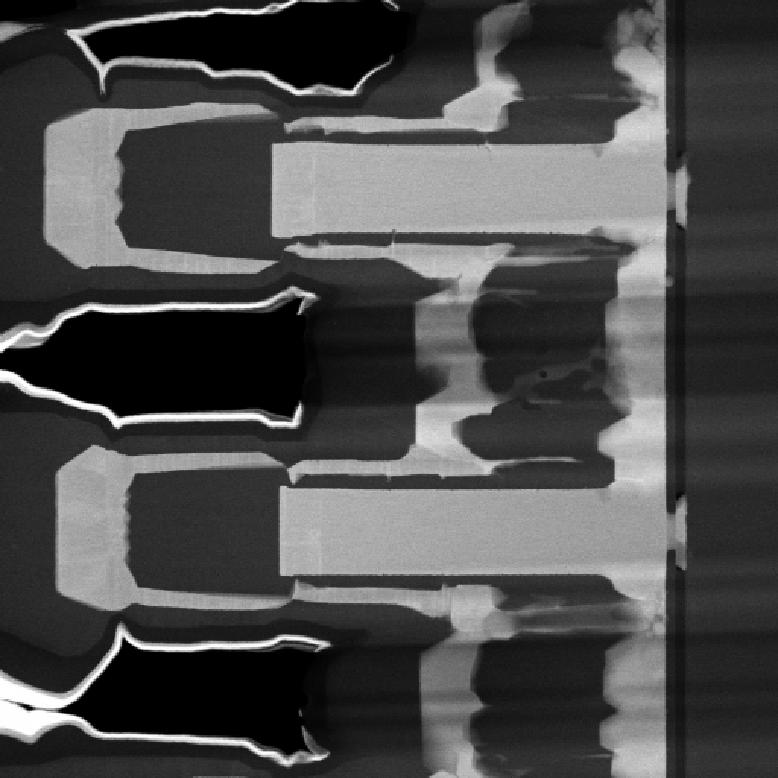
#> input picture figures/overview_100K-binned.jpg, 778 x 778 px
$ python glcm.py   (older library calls are emulated)
#> lines starting #> are read from the running program, lines starting #| are printed output that depends on the picture
import pathlib
rootdir = pathlib.Path(__file__).parent
import numpy as np
import matplotlib.pyplot as plt

from skimage.io import imread
image = imread(rootdir / "overview_100K-binned.jpg", as_gray=True)
#> image is the input picture: shape (778, 778) float64; min 0, max 1, mean 0.296
image = image[410:]
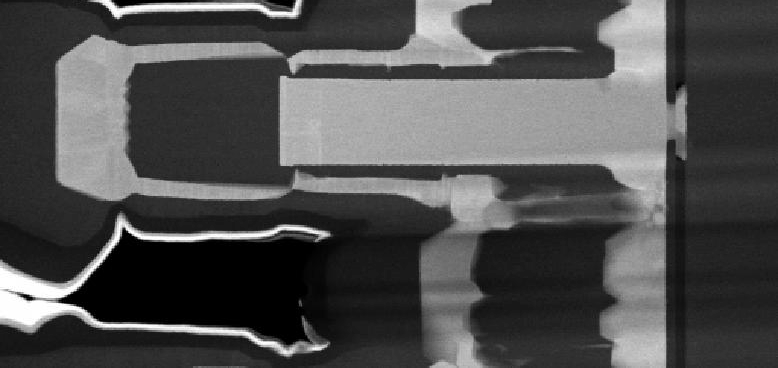
#> image: shape (368, 778) float64; min 0, max 1, mean 0.311
image *= 255
image= image.astype(np.uint8)

import matplotlib.pyplot as plt

from skimage.feature import graycomatrix, graycoprops
from skimage import data


PATCH_SIZE = 10


patch_def = {
    "Void": [(274, 151), (303, 250), (300, 205)],
    "LightGrey": [(75, 90), (115, 370), (271, 640), (195, 467)],
    "DarkGrey": [(150, 25), (134, 214), (194, 726), (285, 545)],
    # "Bright": [(310, 25), (3, 200)],
}

patches = {}
for name, regions in patch_def.items():
    patches[name] = []
    for loc in regions:
        patches[name].append(
            image[loc[0] : loc[0] + PATCH_SIZE, loc[1] : loc[1] + PATCH_SIZE]
        )
#> after the loop, patches = 3 items

# compute some GLCM properties each patch
xs = {}
ys = {}
for name, sub_patches in patches.items():
    xs[name] = []
    ys[name] = []
    for patch in sub_patches:
        glcm = graycomatrix(
            patch, distances=[5, 2], angles=[0, np.pi / 2], levels=256, symmetric=True, normed=True
        )
        xs[name].append(graycoprops(glcm, 'dissimilarity')[0, 0])
        ys[name].append(graycoprops(glcm, 'correlation')[0, 0])
#> this loop made 3 passes
#> name on passes 1 to 3: 'Void', 'LightGrey', 'DarkGrey'
#> after the loop, xs = {'Void': [0, 0, 0], 'LightGrey': [4.18, 3.3, 4.24, 7], 'DarkGrey': [2.14, 2.12, 1.82, 2.1]}; ys = {'Void': [1, 1, 1], 'LightGrey': [0.016, -0.315, 0.807, -0.0401], 'DarkGrey': [-0.117, 0.0501, 0.496, 0.576]}

# [16 lines of commented-out code are left out]
fig, ax = plt.subplots()
for name in xs.keys():
    ax.plot(xs[name], ys[name], 'o', label=name)
ax.set_xlabel('GLCM Dissimilarity')
ax.set_ylabel('GLCM Correlation')
ax.legend()

# [15 lines of commented-out code are left out]
plt.show()
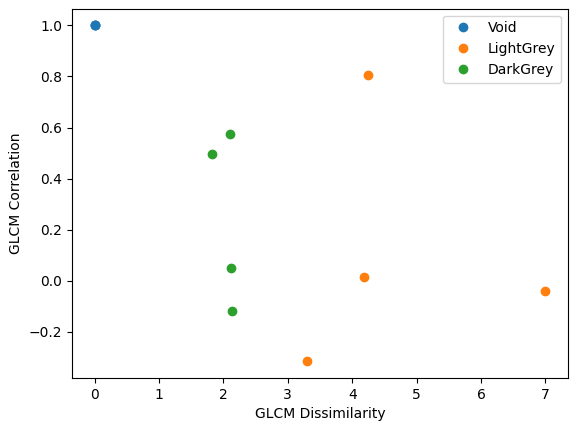
#> figure drawn by matplotlib, 1 panel

$ run again, with figures/2226_Rollei_IR_D23_1.jpg copied over figures/overview_100K-binned.jpg
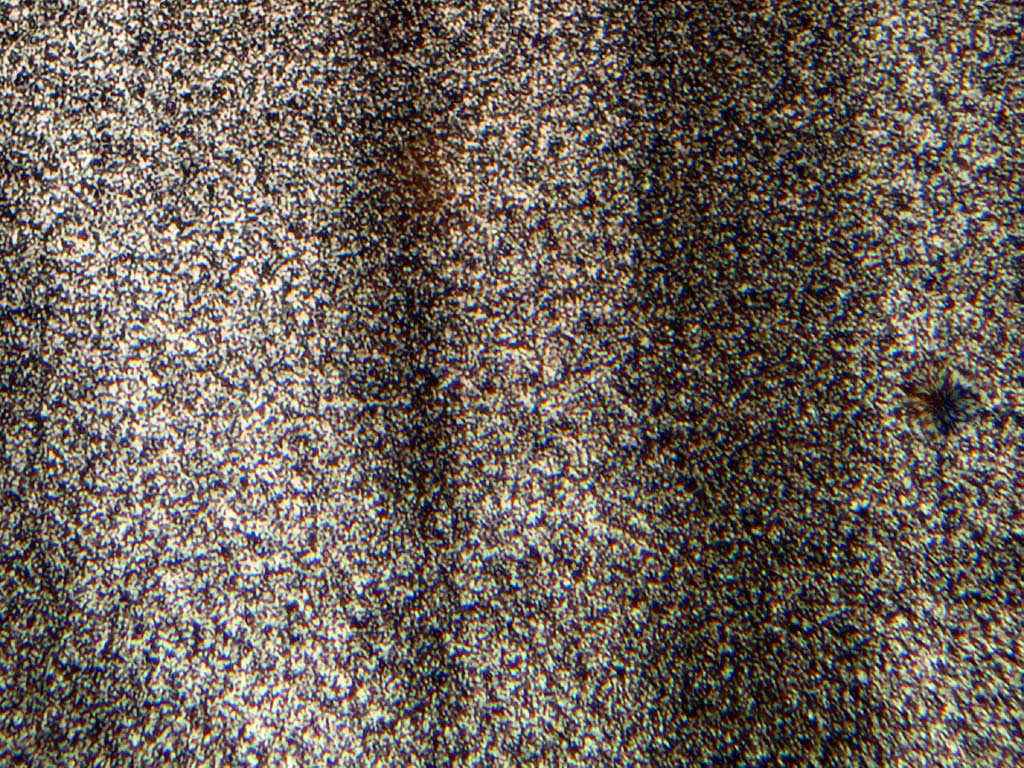
#> input picture figures/2226_Rollei_IR_D23_1.jpg, 1024 x 768 px
#> `image = image[410:]`:
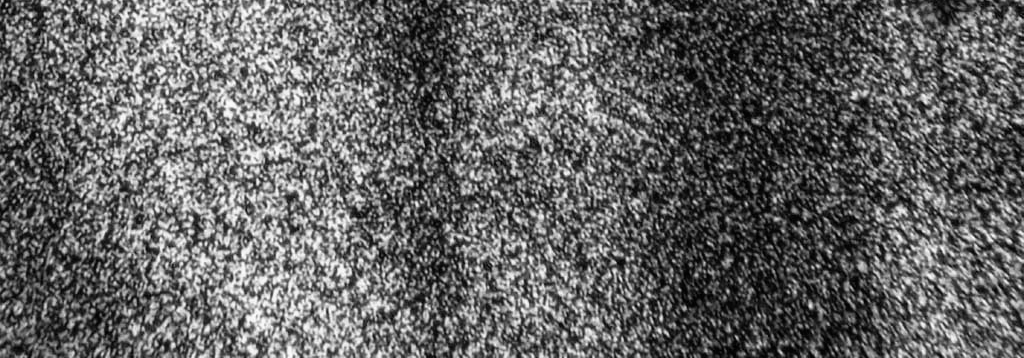
#> image: shape (358, 1024) float64; min 0.000565, max 0.994, mean 0.393
#> after the loop `for name, regions in patch_def.items():`: patches = 3 items
#> the loop `for name, sub_patches in patches.items():` made 3 passes
#> name on passes 1 to 3: 'Void', 'LightGrey', 'DarkGrey'
#> after the loop `for name, sub_patches in patches.items():`: xs = {'Void': [57.12, 39.08, 60.2], 'LightGrey': [69.76, 62.3, 61.7, 33.72], 'DarkGrey': [70.8, 90.74, 44.32, 39.1]}; ys = {'Void': [0.0947, -0.341, -0.185], 'LightGrey': [-0.275, 0.0184, -0.513, 0.222], 'DarkGrey': [-0.277, -0.153, 0.228, 0.217]}
#> the loop `for name in xs.keys():` made 3 passes
#> `plt.show()`:
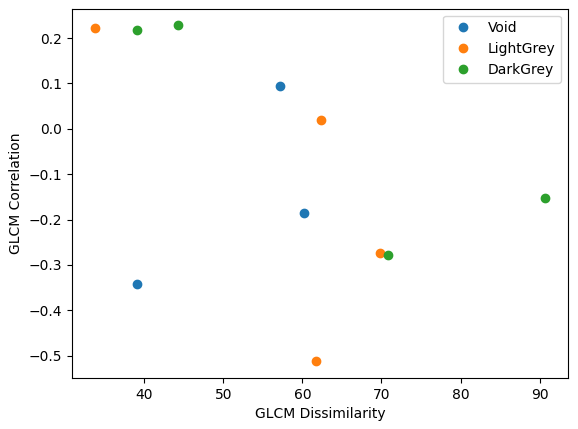
#> figure drawn by matplotlib, 1 panel

$ run again, with figures/me.jpg copied over figures/overview_100K-binned.jpg
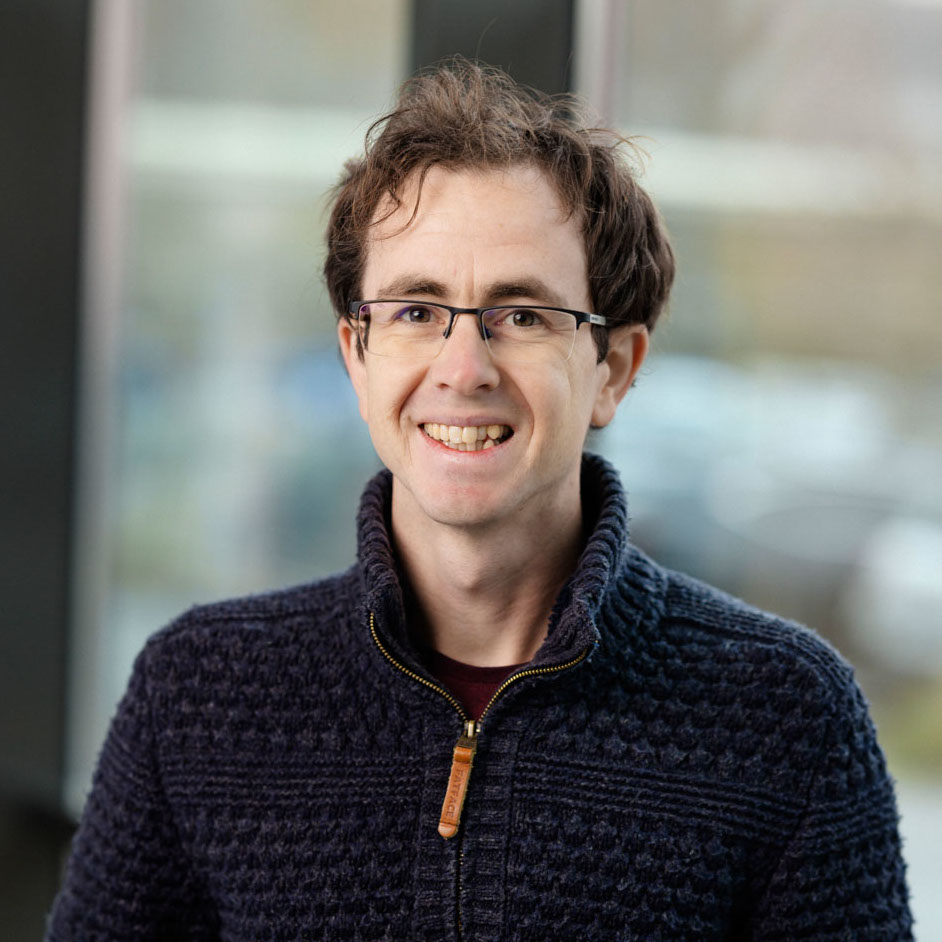
#> input picture figures/me.jpg, 942 x 942 px
#> `image = image[410:]`:
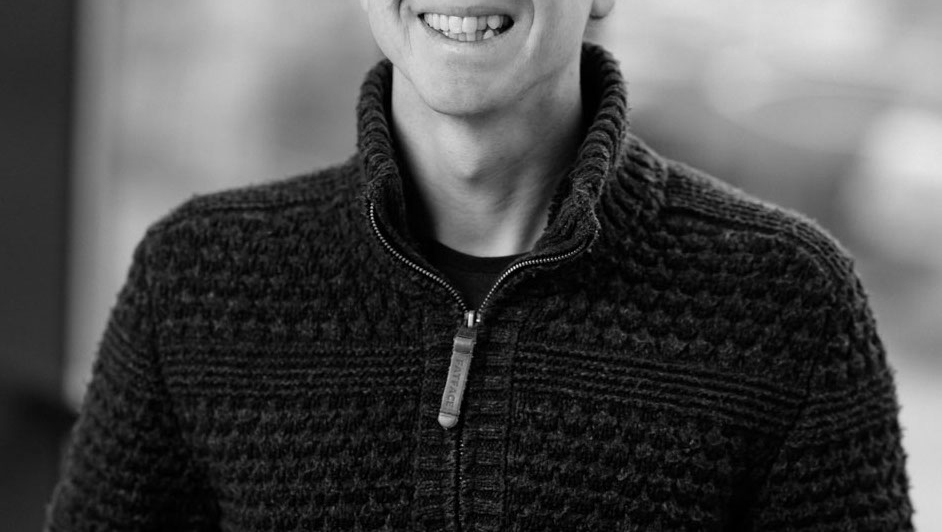
#> image: shape (532, 942) float64; min 0, max 0.963, mean 0.295
#> after the loop `for name, regions in patch_def.items():`: patches = 3 items
#> the loop `for name, sub_patches in patches.items():` made 3 passes
#> name on passes 1 to 3: 'Void', 'LightGrey', 'DarkGrey'
#> after the loop `for name, sub_patches in patches.items():`: xs = {'Void': [9.88, 13.2, 6.16], 'LightGrey': [9.06, 11.74, 7.42, 4.02], 'DarkGrey': [0.46, 0.96, 17.82, 3.86]}; ys = {'Void': [0.0138, -0.474, 0.326], 'LightGrey': [-0.429, 0.492, -0.112, 0.502], 'DarkGrey': [0.237, 0.419, 0.248, -0.251]}
#> the loop `for name in xs.keys():` made 3 passes
#> `plt.show()`:
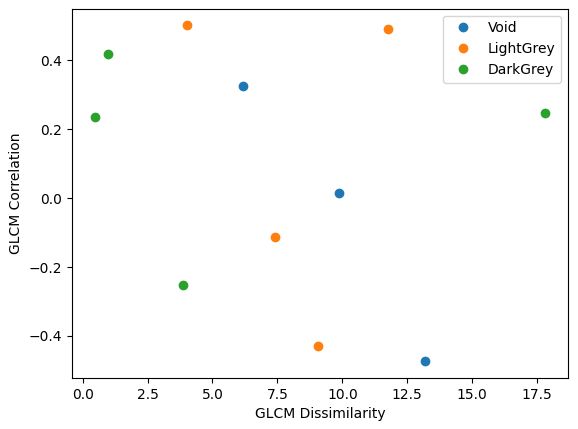
#> figure drawn by matplotlib, 1 panel
